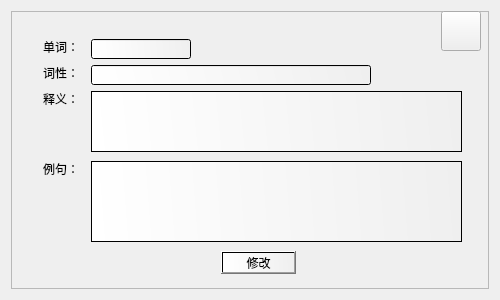
<?xml version="1.0" encoding="UTF-8"?>
<ui version="4.0">
 <class>Modify</class>
 <widget class="QDialog" name="Modify">
  <property name="geometry">
   <rect>
    <x>0</x>
    <y>0</y>
    <width>500</width>
    <height>300</height>
   </rect>
  </property>
  <property name="windowTitle">
   <string>Dialog</string>
  </property>
  <layout class="QGridLayout" name="gridLayout">
   <item row="0" column="0">
    <widget class="QFrame" name="frame">
     <property name="styleSheet">
      <string notr="true">border-image: url();
border-image: url(:/new/pictures/pictures/10.png);</string>
     </property>
     <property name="frameShape">
      <enum>QFrame::StyledPanel</enum>
     </property>
     <property name="frameShadow">
      <enum>QFrame::Raised</enum>
     </property>
     <widget class="QLabel" name="label_5">
      <property name="geometry">
       <rect>
        <x>32</x>
        <y>28</y>
        <width>42</width>
        <height>16</height>
       </rect>
      </property>
      <property name="styleSheet">
       <string notr="true">border-image: url();
font: 10pt &quot;黑体&quot;;</string>
      </property>
      <property name="text">
       <string>单词：</string>
      </property>
     </widget>
     <widget class="QLineEdit" name="lineEdit_3">
      <property name="geometry">
       <rect>
        <x>80</x>
        <y>28</y>
        <width>100</width>
        <height>20</height>
       </rect>
      </property>
      <property name="styleSheet">
       <string notr="true">border-image: url();
background-color: qlineargradient(spread:pad, x1:1, y1:0.5, x2:0, y2:0.517, stop:0 rgba(171, 128, 83, 0), stop:1 rgba(255, 255, 255, 255));</string>
      </property>
      <property name="text">
       <string/>
      </property>
     </widget>
     <widget class="QLabel" name="label_6">
      <property name="geometry">
       <rect>
        <x>32</x>
        <y>54</y>
        <width>42</width>
        <height>16</height>
       </rect>
      </property>
      <property name="styleSheet">
       <string notr="true">border-image: url();
font: 10pt &quot;黑体&quot;;</string>
      </property>
      <property name="text">
       <string>词性：</string>
      </property>
     </widget>
     <widget class="QLabel" name="label_7">
      <property name="geometry">
       <rect>
        <x>32</x>
        <y>80</y>
        <width>42</width>
        <height>16</height>
       </rect>
      </property>
      <property name="styleSheet">
       <string notr="true">border-image: url();
font: 10pt &quot;黑体&quot;;</string>
      </property>
      <property name="text">
       <string>释义：</string>
      </property>
     </widget>
     <widget class="QTextEdit" name="textEdit_3">
      <property name="geometry">
       <rect>
        <x>80</x>
        <y>80</y>
        <width>371</width>
        <height>61</height>
       </rect>
      </property>
      <property name="styleSheet">
       <string notr="true">border-image: url();
background-color: qlineargradient(spread:pad, x1:1, y1:0.5, x2:0, y2:0.517, stop:0 rgba(171, 128, 83, 0), stop:1 rgba(255, 255, 255, 255));</string>
      </property>
     </widget>
     <widget class="QLabel" name="label_8">
      <property name="geometry">
       <rect>
        <x>32</x>
        <y>150</y>
        <width>42</width>
        <height>16</height>
       </rect>
      </property>
      <property name="styleSheet">
       <string notr="true">border-image: url();
font: 10pt &quot;黑体&quot;;</string>
      </property>
      <property name="text">
       <string>例句：</string>
      </property>
     </widget>
     <widget class="QTextEdit" name="textEdit_4">
      <property name="geometry">
       <rect>
        <x>80</x>
        <y>150</y>
        <width>371</width>
        <height>81</height>
       </rect>
      </property>
      <property name="styleSheet">
       <string notr="true">border-image: url();
background-color: qlineargradient(spread:pad, x1:1, y1:0.5, x2:0, y2:0.517, stop:0 rgba(171, 128, 83, 0), stop:1 rgba(255, 255, 255, 255));</string>
      </property>
      <property name="html">
       <string>&lt;!DOCTYPE HTML PUBLIC &quot;-//W3C//DTD HTML 4.0//EN&quot; &quot;http://www.w3.org/TR/REC-html40/strict.dtd&quot;&gt;
&lt;html&gt;&lt;head&gt;&lt;meta name=&quot;qrichtext&quot; content=&quot;1&quot; /&gt;&lt;style type=&quot;text/css&quot;&gt;
p, li { white-space: pre-wrap; }
&lt;/style&gt;&lt;/head&gt;&lt;body style=&quot; font-family:'SimSun'; font-size:9pt; font-weight:400; font-style:normal;&quot;&gt;
&lt;p style=&quot;-qt-paragraph-type:empty; margin-top:0px; margin-bottom:0px; margin-left:0px; margin-right:0px; -qt-block-indent:0; text-indent:0px;&quot;&gt;&lt;br /&gt;&lt;/p&gt;&lt;/body&gt;&lt;/html&gt;</string>
      </property>
     </widget>
     <widget class="QPushButton" name="pushButton_2">
      <property name="geometry">
       <rect>
        <x>210</x>
        <y>240</y>
        <width>75</width>
        <height>23</height>
       </rect>
      </property>
      <property name="sizePolicy">
       <sizepolicy hsizetype="Fixed" vsizetype="Fixed">
        <horstretch>0</horstretch>
        <verstretch>0</verstretch>
       </sizepolicy>
      </property>
      <property name="styleSheet">
       <string notr="true">border-image: url();
font: 11pt &quot;方正姚体&quot;;
background-color: qlineargradient(spread:pad, x1:1, y1:0.5, x2:0, y2:0.517, stop:0 rgba(171, 128, 83, 0), stop:1 rgba(255, 255, 255, 255));</string>
      </property>
      <property name="text">
       <string>修改</string>
      </property>
     </widget>
     <widget class="QLineEdit" name="lineEdit_4">
      <property name="geometry">
       <rect>
        <x>80</x>
        <y>54</y>
        <width>280</width>
        <height>20</height>
       </rect>
      </property>
      <property name="styleSheet">
       <string notr="true">border-image: url();
background-color: qlineargradient(spread:pad, x1:1, y1:0.5, x2:0, y2:0.517, stop:0 rgba(171, 128, 83, 0), stop:1 rgba(255, 255, 255, 255));</string>
      </property>
      <property name="text">
       <string/>
      </property>
     </widget>
     <widget class="QPushButton" name="pushButton_3">
      <property name="geometry">
       <rect>
        <x>430</x>
        <y>0</y>
        <width>40</width>
        <height>40</height>
       </rect>
      </property>
      <property name="styleSheet">
       <string notr="true">border-image: url();
border-image: url(:/new/pictures/pictures/14.png);
</string>
      </property>
      <property name="text">
       <string/>
      </property>
     </widget>
    </widget>
   </item>
  </layout>
 </widget>
 <tabstops>
  <tabstop>lineEdit_3</tabstop>
  <tabstop>lineEdit_4</tabstop>
  <tabstop>textEdit_3</tabstop>
  <tabstop>textEdit_4</tabstop>
  <tabstop>pushButton_2</tabstop>
  <tabstop>pushButton_3</tabstop>
 </tabstops>
 <resources/>
 <connections>
  <connection>
   <sender>pushButton_3</sender>
   <signal>clicked()</signal>
   <receiver>Modify</receiver>
   <slot>close()</slot>
   <hints>
    <hint type="sourcelabel">
     <x>465</x>
     <y>19</y>
    </hint>
    <hint type="destinationlabel">
     <x>500</x>
     <y>23</y>
    </hint>
   </hints>
  </connection>
 </connections>
</ui>
